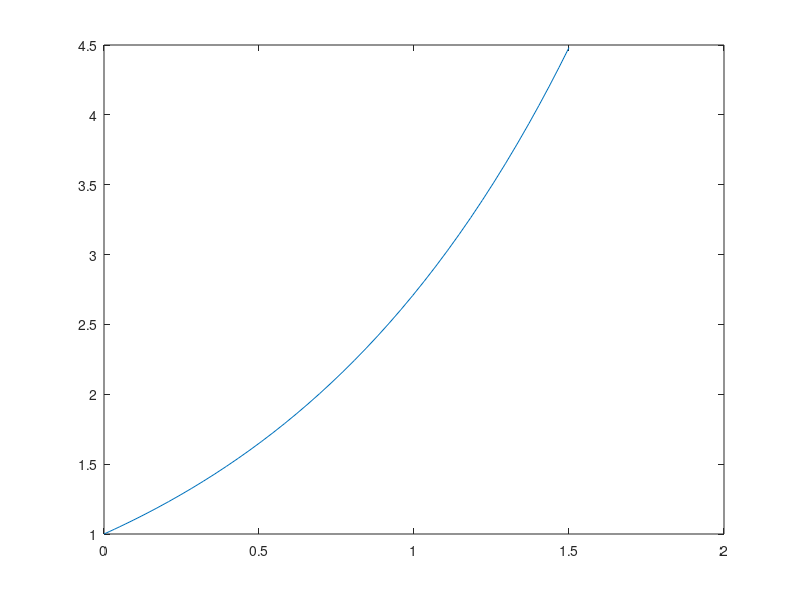
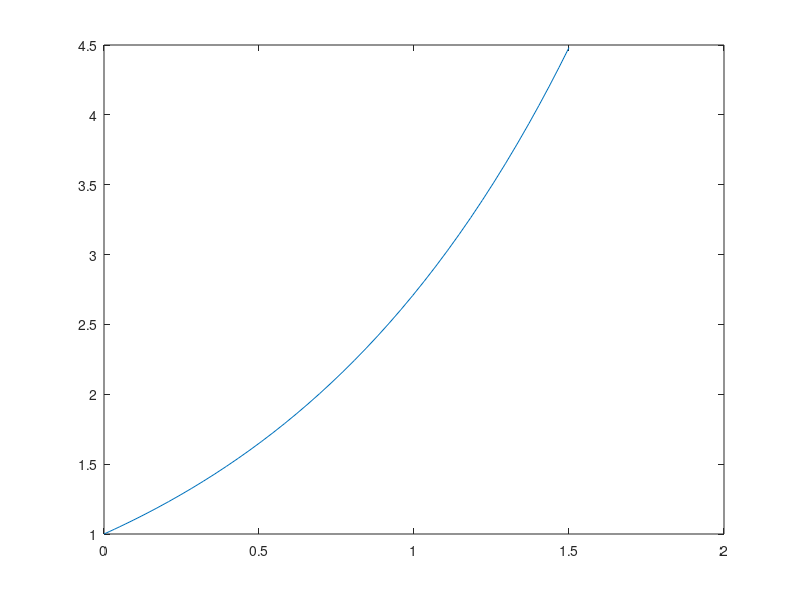
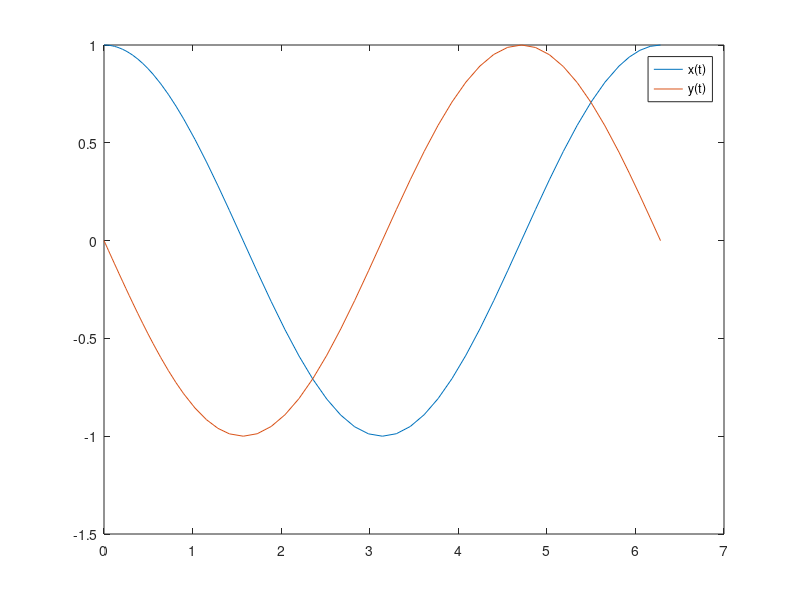

These charts were generated, in order, by the following MATLAB code:

%% EDO 1

clear
clc

% y' = f(t, y)
f = @(t, y) y;

% Intervalo de la solucion
t0 = 0;
tf = 1.5;

% condicion inicial
y0 = 1;

% Resolvemos la edo
[t, y]=ode45(f, [t0 tf], y0);

% Graficamos la solucion de la edo
figure;
plot(t, y);

%% EDO 2

clear
clc


% y' = f(t, y)
f = @(t, y) y;

% Intervalo de la solucion
t0 = 0;
tf = 1.5;

% condicion inicial
y0 = 1;

% Le damos manualmente a la funcion una tolerancia 
options = odeset('AbsTol',1e-6);

% Resolvemos la edo
[t, y]=ode45(f, [t0 tf], y0, options);

% Graficamos la solucion de la edo
figure;
plot(t, y);

%% EDO 3

clear
clc

% Y' = F(t, Y)
F = @(t, y) [ y(2) ; -y(1)];

% Intervalo de la solucion
t0 = 0;
tf = 2 * pi;

% condicion inicial
y0 = [1 ; 0];

% Resolvemos la edo
[t, y]=ode45(F, [t0 tf], y0);


% Graficamos la solucion de la edo
figure;
plot(t, y(:,1), t, y(:,2));
legend('x(t)', 'y(t)');








